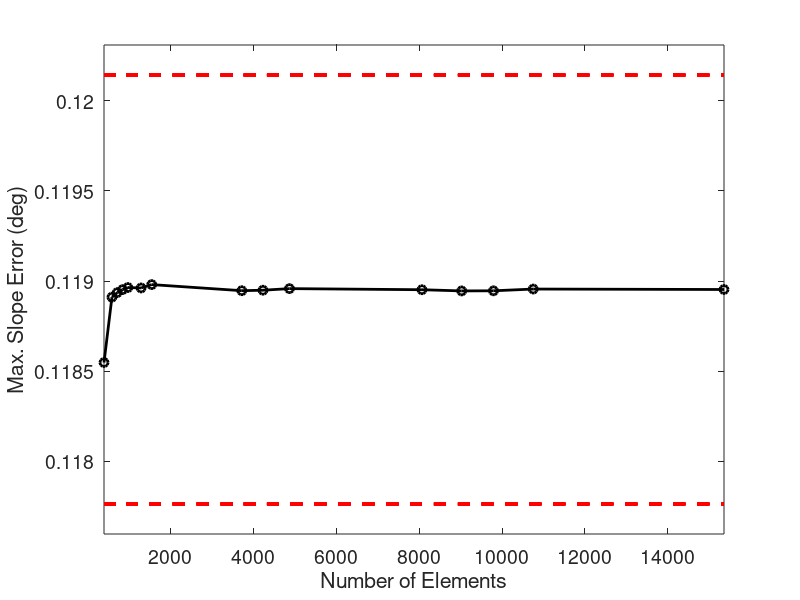
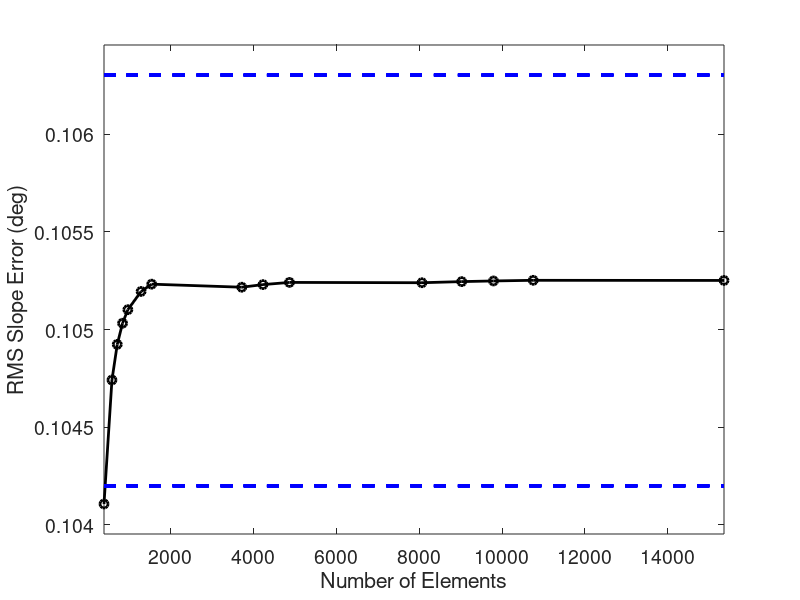

The MATLAB script that drew these images, in order:
clc
clear
close all

load("quad_convergence_v2.mat")

max_slope_deg = rad2deg(max_slope);
max_slope_bounds = [0.99 1.01]*max_slope_deg(end);
rms_slope_deg = rad2deg(rms_slope);
rms_slope_bounds = [0.99 1.01]*rms_slope_deg(end);

figure; hold on; axis padded; box on;
plot(element_count,max_slope_deg,"o-","LineWidth",2,"Color","k")
plot(element_count,ones(length(element_count))*max_slope_bounds(1),...
    "--","LineWidth",2,"Color","r")
plot(element_count,ones(length(element_count))*max_slope_bounds(2),...
    "--","LineWidth",2,"Color","r")
xlim([element_count(1),element_count(end)])
xlabel("Number of Elements")
ylabel("Max. Slope Error (deg)")
set(gcf,'Units','Inches','Position',[1,1,4.5*1.3,3*1.3]);
set(gca,'FontSize',14)
hold off;

figure; hold on; axis padded; box on;
plot(element_count,rms_slope_deg,"o-","LineWidth",2,"Color","k")
plot(element_count,ones(length(element_count))*rms_slope_bounds(1),...
    "--","LineWidth",2,"Color","b")
plot(element_count,ones(length(element_count))*rms_slope_bounds(2),...
    "--","LineWidth",2,"Color","b")
xlim([element_count(1),element_count(end)])
xlabel("Number of Elements")
ylabel("RMS Slope Error (deg)")
set(gcf,'Units','Inches','Position',[1,1,4.5*1.3,3*1.3]);
set(gca,'FontSize',14)
hold off;
